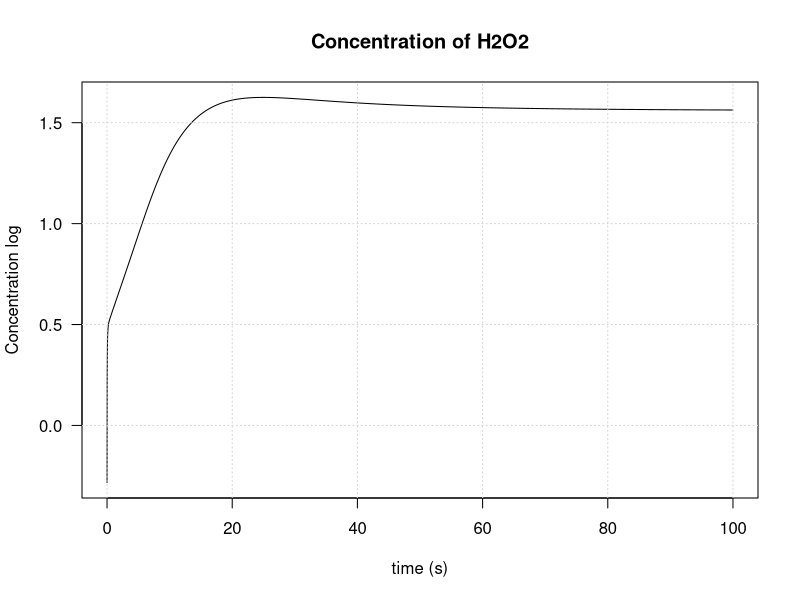
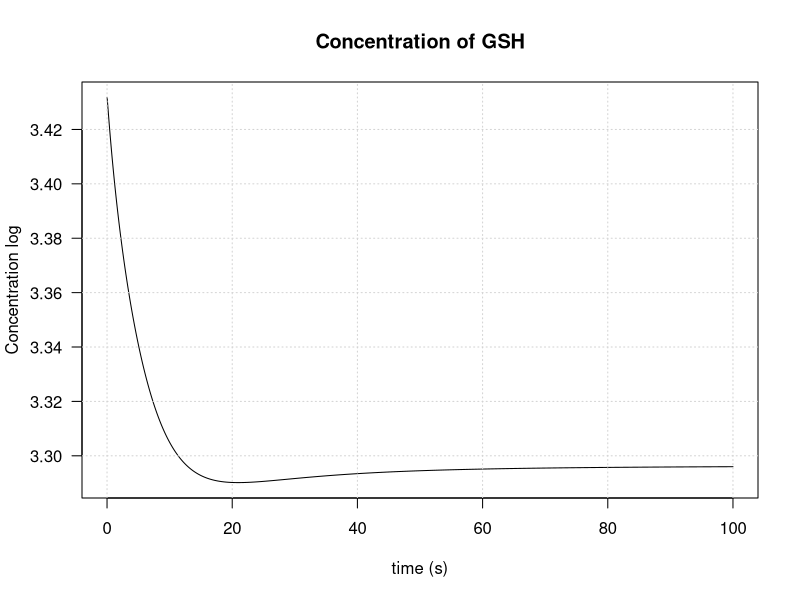
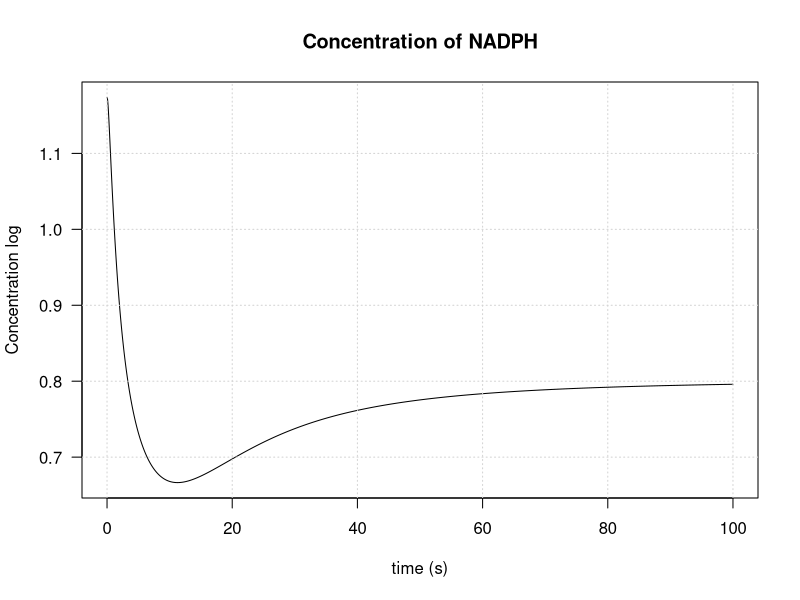
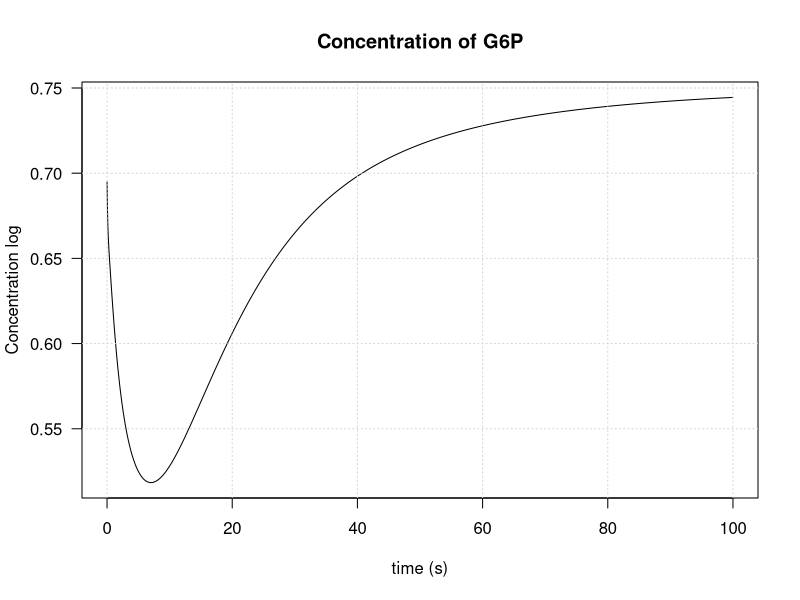
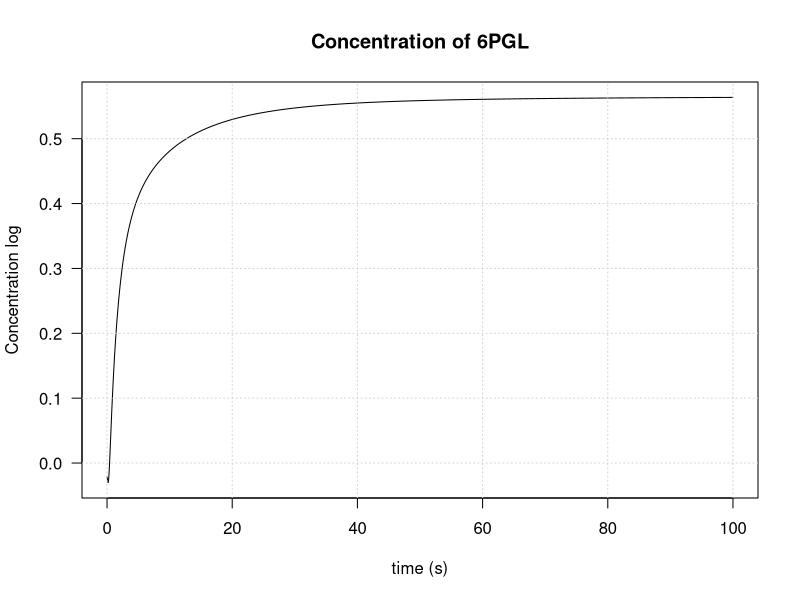
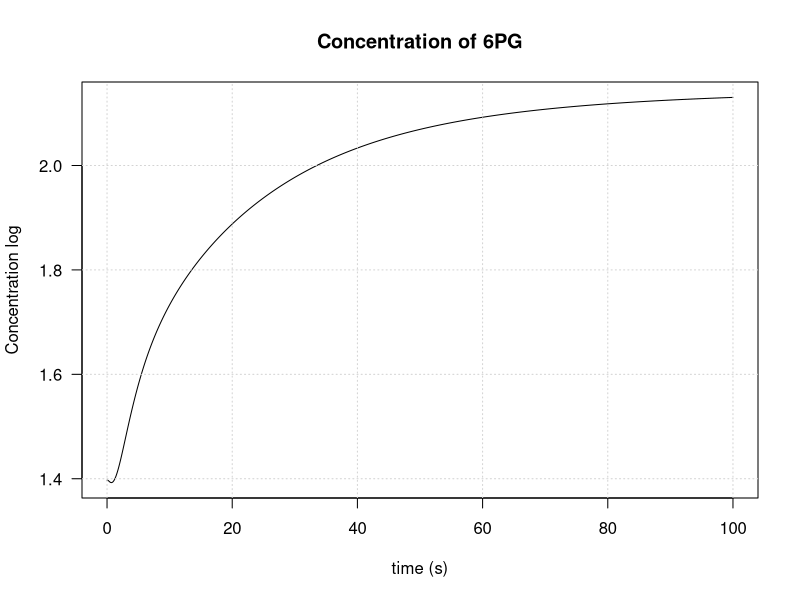
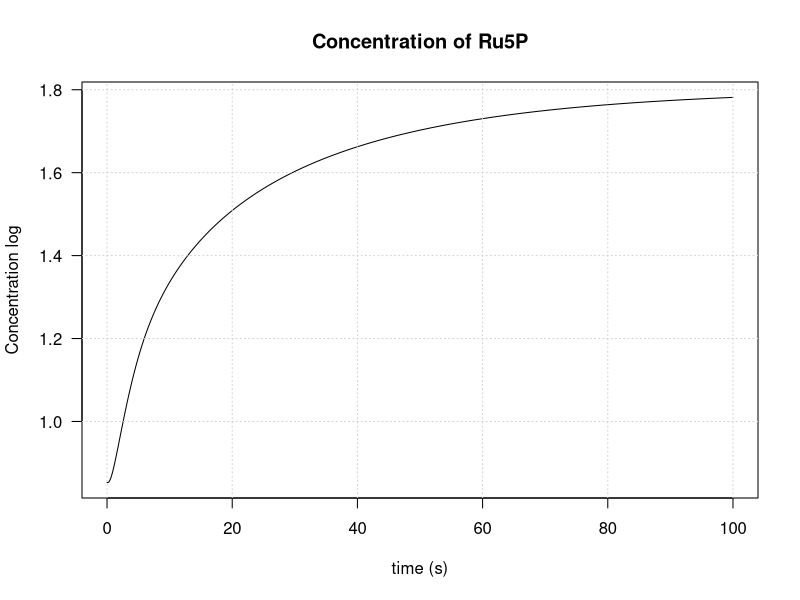
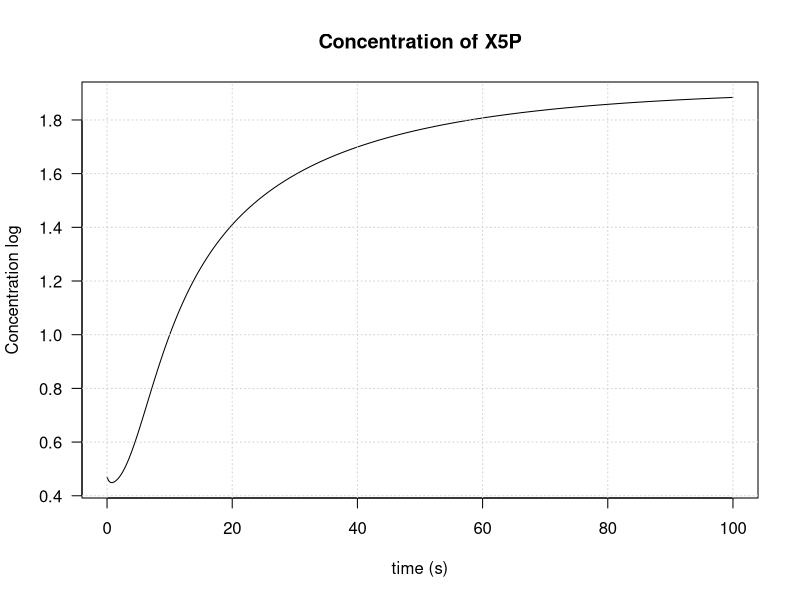

Generate these figures, in order, with R: (Note: this script raises an error after producing the figures.)
## ---- chunk 1
knitr::opts_chunk$set(echo = TRUE)
## ---- chunk 2
# Clear
rm(list = ls())

# Library
library(tidyverse)
library(deSolve)
library(readxl)
library(ggplot2)
library(dplyr)
## ---- chunk 3
                ## GENERAL FONCTION ##
# DIFFUSION LAW
# Function Diffusion to the compartment 1 to compartment 2
DIFF <- function(C1, C2, k, kdiff){
  # C1: matrix(time)
  # C2: matrix(time)
  # k: constant max
  # kdiff: constant diffusion
  phi <- k + kdiff * (C1-C2)
  return (phi)
}

# MASS ACTION LAW
# Function MA(m,n) (equation 5) Mass Action
MA <- function(sub, k, produit, inhib, Keq, Ki){
  # time: vector of time points
  # sub : matrix of substrat concentration (time)
  # produit : vector of n products concentration
  # inhib: vector of inhibitor
  # k: constant max
  # Km: vector of MM constants 
  # Keq: equilibrium constant
  # Ki: Inhibitor constant
  phi <- k * (prod(sub) - (prod(produit) / Keq)) / ( 1 + inhib/Ki )
  return(phi)
}
# /!\ value put by default for P, I, Keq, Ki, in case of the equation is not reversible and has no inhibitors

# MICHAELIS MENTEN LAW
MM <- function(sub, k, Km, produit, Keq, inhib, Ki){
  # time: vector of time points
  # sub : matrix of substrat concentration (time)
  # produit : vector of n products concentration
  # inhib: vector of inhibitor
  # k: constant max
  # Km: vector of MM constants
  # Keq: equilibrium constant
  # Ki: Inhibitor constant
  phi <- k * (prod(sub) - prod(produit)/Keq) / (1 + (prod(sub)+prod(produit))/Km + sum(inhib)/Ki)
  return(phi)
}
                ## PARTICULAR FONCTION ##
## GPx / GR

# MICHAELIS MENTEN LAW
MM_GPx_GR <- function(sub, k, Km, Un){
  # time: vector of time points
  # sub : matrix of substrat concentration (time)
  # k: constant max
  # Km: vector of MM constants
  # Un: if Un == 0 : GPx AND if Un == 1 : GR
  phi <- k/ (Un + sum(Km/sub)) # need to have the S in the same order than Km
  return(phi)
}

# MICHAELIS MENTEN LAW
MM_6PGD <- function(sub, k, Km, produit, inhib, Ki){
  # time: vector of time points
  # sub : matrix of substrat concentration (time)
  # produit : vector of n products concentration
  # inhib: vector of inhibitor
  # k: constant max
  # Km: vector of MM constants
  # Keq: equilibrium constant
  # Ki: Inhibitor constant
  phi <- k * (prod(sub))  / (1 + (sub[1])/Km + sum(inhib)/Ki)
  return(phi)
}

MA_GAPD <- function(sub, k, produit, inhib, Ki){
  # time: vector of time points
  # sub : matrix of substrat concentration (time)
  # produit : vector of n products concentration
  # inhib: vector of inhibitor
  # k: constant max
  # Km: vector of MM constants 
  # Keq: equilibrium constant
  # Ki: Inhibitor constant
  phi <- k * prod(sub) / ( 1 + inhib[1]/(Ki * (inhib[2]/ (inhib[2]+ 2*inhib[3]))))
  return(phi)
}

## Constant (need ?)
CONST <- function(k){
  return(k)
}
## ---- chunk 4
# Matrix vector
sys_sto_ode <- c(c(1,-1,-1,0,0,0,0,0,0,0,0,0,0,0,0,0,0,0,0,0,0,0,0), c(0,0,-2,2,0,0,0,0,0,0,0,0,0,0,0,0,0,0,0,0,0,0,0), c(0,0,0,-1,1,-1,1,0,1,0,0,0,0,0,0,0,0,0,0,0,0,0,0),c(0,0,0,0,0,0,-1,0,0,0,0,0,0,0,0,1,-1,0,0,0,0,0,0),c(0,0,0,0,0,0,1,-1,0,0,0,0,0,0,0,0,0,0,0,0,0,0,0),c(0,0,0,0,0,0,0,1,-1,0,0,0,0,0,0,0,0,0,0,0,0,0,0), c(0,0,0,0,0,0,0,0,1,-1,-1,0,0,0,0,0,0,0,0,0,0,0,0), c(0,0,0,0,0,0,0,0,0,0,1,0,-1,0,-1,0,0,0,0,0,0,0,0), c(0,0,0,0,0,0,0,0,0,1,0,-1,-1,0,0,0,0,0,0,0,0,0,0), c(0,0,0,0,0,0,0,0,0,0,0,0,1,-1,0,0,0,0,0,0,0,0,0), c(0,0,0,0,0,0,0,0,0,0,0,0,0,1,-1,0,0,0,0,0,0,0,0), c(0,0,0,0,0,0,0,0,0,0,0,0,0,0,0,-1,0,0,0,0,0,1,0),c(0,0,0,0,0,0,0,0,0,0,0,0,0,0,1,0,1,-1,0,0,0,0,1),c(0,0,0,0,0,0,0,0,0,0,0,0,0,0,0,0,0,1,-1,0,0,0,0),c(0,0,0,0,0,0,0,0,0,0,0,0,0,0,0,0,0,0,1,-1,0,0,0),c(0,0,0,0,0,0,0,0,0,0,0,0,1,0,1,0,0,0,1,1,-1,0,-1),c(0,0,1,-1,0,0,0,0,0,0,0,0,0,0,0,0,0,0,0,0,0,0,0),c(0,0,0,1,-1,1,-1,0,-1,0,0,0,0,0,0,0,0,0,0,0,0,0,0))

# Name
name_equa_diff <- c("H2O2","GSH","NADPH","G6P","6PGL","6PG","Ru5P","X5P","R5P","S7P","E4P","GLC","F6P","FBP","DHAP","GAP","GSSG","NADPp")
name_phi       <- c("phi_OX","phi_CAT","phi_GPx","phi_GR","phi_NNH","phi_NHN","phi_G6PD","phi_6PGL","phi_6PGD","phi_RPI","phi_RPE","phi_PRPP","phi_TKT1","phi_TLD","phi_TKT2","phi_HK","phi_PGI","phi_PFK","phi_ALD","phi_TPI","phi_GAPD","phi_GLU","phi_TAL")


# Matrix Formation
mat_stochio <- matrix(sys_sto_ode, nrow=23)

# Add names
colnames(mat_stochio) <- name_equa_diff
rownames(mat_stochio) <- name_phi

# Transpose
mat_stochio_equadiff <- t(mat_stochio)

head(mat_stochio_equadiff)
## ---- chunk 5
parameters_table <- read_excel("parameters.xlsx")
parameters<-as.numeric(as.vector(t(parameters_table[,4]))) # selection of the interest column
length(parameters)
## ---- chunk 6
init_table <- read_excel("init.xlsx")
init<-as.numeric(as.vector(t(init_table[,2]))) # selection of the interest raw
length(init)
## ---- chunk 7
syst <- function(t, y, parameters, msys){
  
  # PHI
  Phi <- matrix(c(
    DIFF(parameters[3], y[1], parameters[1], parameters[2]),
    MA(sub=y[1], k=parameters[4], produit=0, inhib=0, Keq=1, Ki=1),
    MM_GPx_GR(sub=c(y[1],y[2]), k=parameters[5], Km=c(parameters[6],parameters[7]), Un=0),
    MM_GPx_GR(sub=c(y[17],y[3]), k=parameters[8], Km=c(parameters[9],parameters[10]), Un=1),
    MA(sub=y[18], k=parameters[11], produit=0, inhib=0, Keq=1, Ki=1),
    MA(sub=y[18], k=parameters[12], produit=0, inhib=y[1], Keq=1, Ki=parameters[13]),
    MA(sub=c(y[4],y[18]), k=parameters[14], produit=0, inhib=y[3], Keq=1, Ki=parameters[15]),
    MA(sub=y[5], k=parameters[16], produit=0, inhib=0, Keq=1, Ki=1), 
    MM_6PGD(sub=c(y[6],y[18]), k=parameters[17], Km=parameters[18], inhib=y[3], Ki=parameters[19]),
    MA(sub=y[7], k=parameters[20], produit=y[9], inhib=0, Keq=parameters[21], Ki=1), 
    MA(sub=y[7], k=parameters[22], produit=y[8], inhib=0, Keq=parameters[23], Ki=1),
    MM(sub=c(y[9]), k=parameters[24], Km=parameters[25], produit=0, Keq=1, inhib=0, Ki=1),
    MM(sub=c(y[9],y[8]), k=parameters[26], Km=parameters[27], produit=c(y[16],y[10]), Keq=parameters[28], inhib=0, Ki=1),
    MM(sub=c(y[16],y[10]), k=parameters[29], Km=parameters[30], produit=c(y[13],y[11]), Keq=parameters[31], inhib=0, Ki=1),
    MM(sub=c(y[11],y[8]), k=parameters[32], Km=parameters[33], produit=c(y[13],y[16]), Keq=parameters[34], inhib=0, Ki=1),
    MA(sub=y[12], k=parameters[35], produit=0, inhib=y[16], Keq=1, Ki=parameters[36]),
    MA(sub=y[4], k=parameters[37], produit=y[13], inhib=y[6], Keq=parameters[38], Ki=parameters[39]),
    MA(sub=y[13], k=parameters[40], produit=0, inhib=0, Keq=1, Ki=1) - MA(sub=y[14], k=parameters[41], produit=0, inhib=0, Keq=1, Ki=1),
    MA(sub=y[14], k=parameters[42], produit=c(y[15],y[16]), inhib=0, Keq=parameters[43], Ki=1),
    MA(sub=y[15], k=parameters[44], produit=y[16], inhib=0, Keq=parameters[45], Ki=1),
    MA_GAPD(sub=y[16], k=parameters[46], produit=0, inhib=c(y[1],y[2],y[17]), Ki=parameters[47]),
    parameters[49],
    MM(sub=c(y[10],y[16]), k=parameters[50], Km=parameters[52], produit=c(y[13],y[16]), Keq=parameters[51], inhib=0, Ki=1)
  ))
  dy <- msys %*% Phi
  
  
  return(list(as.vector(dy)))
}
## ---- chunk 8
time <- seq(0, 100, by=0.02)
## ---- chunk 9
solution <- lsoda(y = init, times = time, func = syst, parms = parameters, msys= mat_stochio_equadiff)
## ---- chunk 10
for (i in seq(2,length(name_equa_diff)+1)){
  plot(x=solution[,1], y=log10(solution[,i]), type = "l", main = paste("Concentration of", name_equa_diff[i-1]), xlab = "time (s)", ylab = "Concentration log",las=1)
  grid()
  }
## ---- chunk 11
recupm <- read_excel("try_model_pentose_pathway_article/model_article.xlsx")

## ---- chunk 12
mmodel <- as.data.frame(mutate_all(recupm, function(x) as.numeric(as.character(x)))) # transform table into numeric values
## ---- chunk 13
for (i in seq(2,length(name_equa_diff)+1)){
  plot(x=solution[,1], y=log10(solution[,i]), type = "l", main = paste("Concentration of", name_equa_diff[i-1]), xlab = "time (s)", ylab = "Concentration log",las=1,ylim = c(-1,4))
  lines(x=mmodel[,1], y=log10(mmodel[,i]),col ="red")
  grid()
  }
## ---- chunk 14
mat_stochio_equadiff <- matrix_sto_ode
## ---- chunk 15
solutionODElsoda <- ode(y = init,method = "lsoda", times = time, func = syst, parms = parameters, msys= mat_stochio_equadiff)
solutionODEeuler <- ode(y = init,method = "euler", times = time, func = syst, parms = parameters, msys= mat_stochio_equadiff)
solutionODErk4 <- ode(y = init,method = "rk4", times = time, func = syst, parms = parameters, msys= mat_stochio_equadiff)
## ---- chunk 16
for (i in seq(2,length(name_equa_diff)+1)){
  plot(x=solutionODElsoda[,1], y=log10(solutionODElsoda[,i]), type = "l", main = paste("Concentration of", name_equa_diff[i-1]), xlab = "time (s)", ylab = "Concentration log",las=1)
  lines(x=solutionODEeuler[,1], y=log10(solutionODEeuler[,i]),col ="red")
  lines(x=solutionODErk4[,1], y=log10(solutionODErk4[,i]),col ="red")
  grid()
  }
